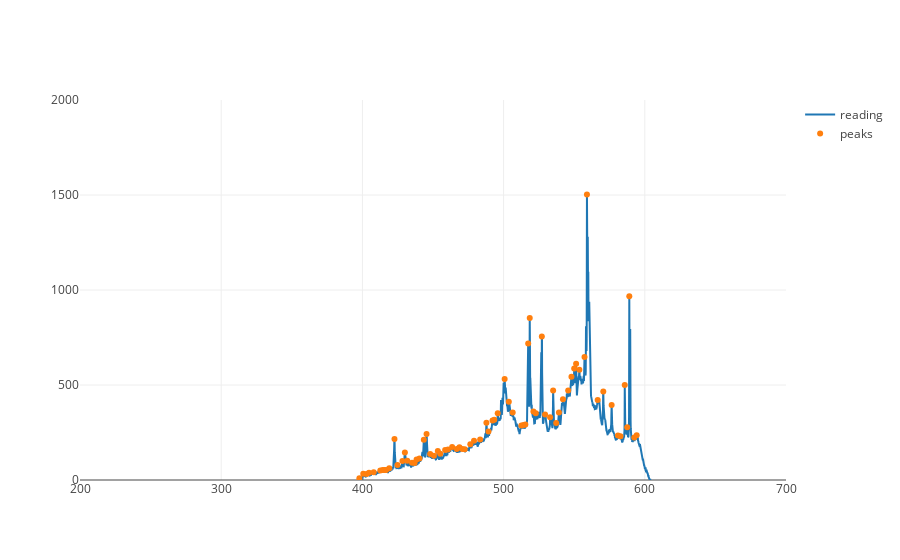

Source (notebook cell):
### Code cell
fig = s.plotly_plot(s)
iplot(fig, filename='plot')
